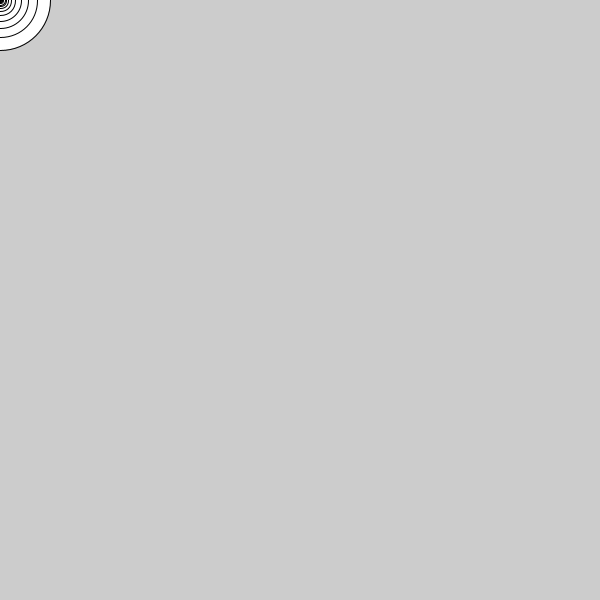
Frame 1 (no input)
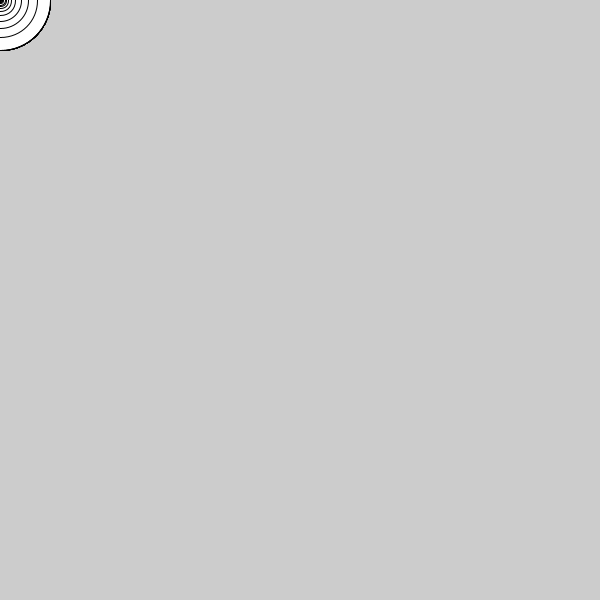
Frame 60 (the mouse pressed at the canvas centre just before this capture)
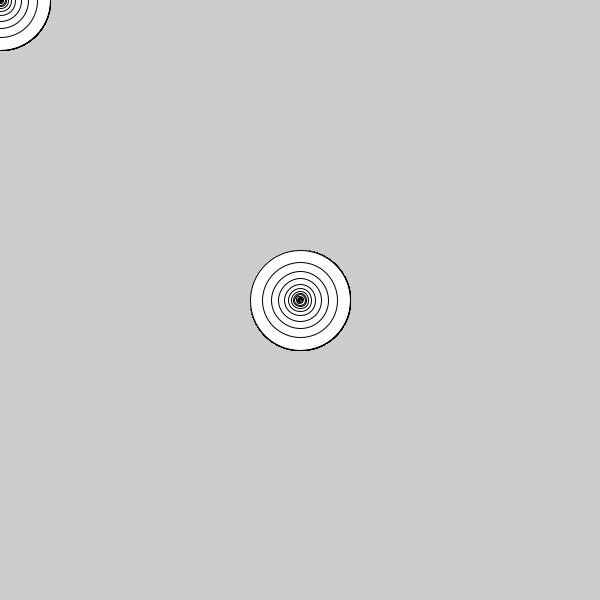
Frame 120 (the mouse held since frame 60 and released just before this capture)

The Processing sketch that drew these frames (run headless with seeded random() and noise(); from frame 60 on, the mouse is pressed at the canvas centre):

// Processing sketch: circles_fractal
// ── circles_fractal.pde
void setup(){
size(600, 600);
}


void draw()
{
drawCircle(width/2, height/2, 100);
}



void drawCircle(int x, int y, float radius) {

 ellipse(mouseX, mouseY, radius, radius);

 if (radius > 2) {

  radius *= 0.75;

  drawCircle(mouseX, mouseY, radius);

 }

}
